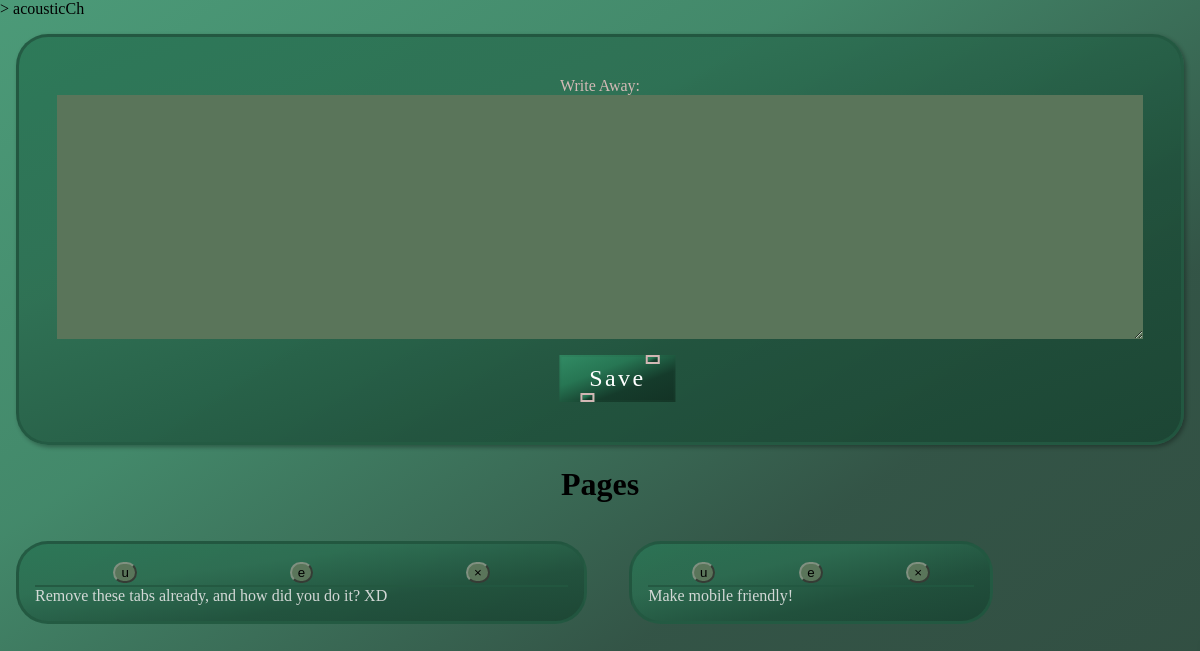
/ (signed in), run on an earlier commit of the app's database.
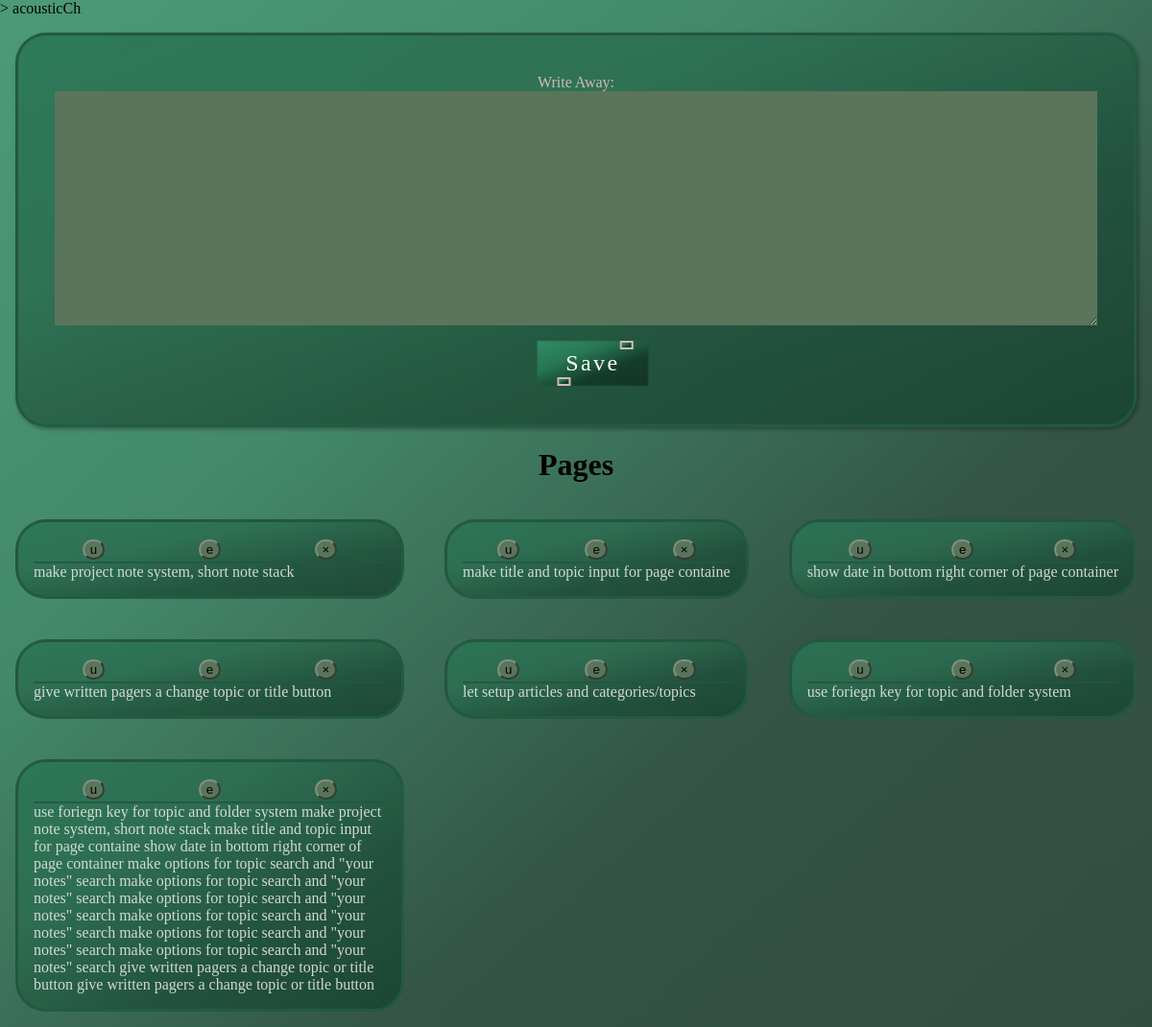
And on a later commit of the database.
### website/models.py (models this page shows)
class User(db.Model, UserMixin):
    id = db.Column(db.Integer, primary_key=True)
    email = db.Column(db.String(100), unique=True)
    password = db.Column(db.String(100))
    username = db.Column(db.String(30))
    pages = db.relationship("Pages")

class Pages(db.Model):
    id = db.Column(db.Integer, primary_key=True)
    data = db.Column(db.String(10000))
    date = db.Column(db.DateTime(timezone=True), default=func.now())
    user_id = db.Column(db.Integer, db.ForeignKey("user.id"))

### website/views.py (the view)
@views.route("/", methods=["GET"])
@login_required
def home():
    return render_template("home.html", user=current_user)

### website/__init__.py (called while the page is built)
def create_app():
    app = Flask(__name__)
    app.config["SECRET_KEY"] = "ajsdfklajsdfkl"
    app.config["SQLALCHEMY_DATABASE_URI"] = f"sqlite:///{DB_NAME}"
    db.init_app(app)
    from .views import views
    from .auth import auth
    app.register_blueprint(views, url_prefix="/")
    app.register_blueprint(auth, url_prefix="/")
    from .models import User, Pages, Topics
    create_database(app=app)
    login_manager = LoginManager()
    login_manager.login_view = "auth.sign_in"
    login_manager.init_app(app)
    @login_manager.user_loader
    def load_user(user_id):
        return User.query.get(int(user_id))
    return app

### website/templates/home.html (shortened to what this page needs)
{% extends "base.html" %}
{% block heading1 %} > {{user.username}} {% endblock %}
{% block content %}
<main>
        <form class="page-container" method="POST">
                <div id="page-container">
                        <label for="page">Write Away:</label>
                        <textarea id="page" name="page" wrap="soft"></textarea>
                        <a class="form-button" href="#" onclick="submitNewPage()" style="--self-color:rgba(230, 193, 193, 0.9)">
                                <span>
                                    Save
                                    <i></i>
                                </span>
                            </a>
                </div>
        </form>
        <h1 align="center">Pages</h1>
        <div class="folder">
                {% for new_page in user.pages %}
                <div class="page-card">
                        <div class="page-card-nav">
                                <button type="button" class="close" onClick="#">
                                        <span aria-hidden="true">u</span>
                                </button>
                                <button type="button" class="close" onClick="#">
                                        <span aria-hidden="true">e</span>
                                </button>
                                <button type="button" class="close" onClick="deletePage({{ new_page.id }})">
                                        <span aria-hidden="true">&times;</span>
                                </button>
                        </div>
                        <article>{{ new_page.data }}</article>
                </div>
                {% endfor %}
        </div>
</main>
{% endblock %}

### website/templates/base.html (shortened to what this page needs)
<!DOCTYPE html>
<html lang="en">
<head>
    <link rel="stylesheet" href="../static/default.css"/>
</head>
<body>
    <header>
		{% block heading1 %}<h1>BlogPad</h1>{% endblock %}
	</header>
    {% block content %}{% endblock %}
</body>
</html>

### website/static/default.css (style rules this page uses)
:root { font-size: 16px; --text-color: #000000; --bg-body: linear-gradient(to bottom right, rgba(49, 139, 100, 0.871), rgba(39, 119, 84, 0.871), rgba(21, 59, 43, 0.871), rgba(19, 51, 37, 0.871)); --bg-objects: rgba(90, 117, 90, 1); --bg-obj-container: linear-gradient(to bottom right, rgba(42, 117, 85, 0.871), rgba(44, 109, 81, 0.871), rgba(31, 80, 59, 0.871), rgba(26, 68, 50, 0.871)); --light-text: rgba(230, 230, 230, 0.9); --light-header-text: rgba(230, 193, 193, 0.9); }
html { height: 100%; }
body { height: 100%; background: var(--bg-body); background-repeat: no-repeat; background-attachment: fixed; margin: 0; padding: 0; }
header { display: flex; justify-content: space-between; }
#page { display: absolute; width: 100%; height: 15rem; color: black; background-color: var(--bg-objects); border: none; margin-bottom: 1rem; }
#page-container { display: flex; flex-direction: column; align-items: center; border: 0.2rem solid rgba(35, 88, 65, 0.871); border-radius: 2rem; padding: 2.5rem; margin: 1rem; color: var(--light-header-text); background-image: var(--bg-obj-container); box-shadow: 2px 2px 4px .2px rgba(0, 0, 0, .3); }
.folder { display: grid; grid-template-columns: auto auto auto; gap: 10px; }
.page-card { border: 0.2rem solid rgba(35, 88, 65, 0.871); border-radius: 2rem; margin: 1rem 1rem; background-image: var(--bg-obj-container); padding: 1rem; color: var(--light-text); }
.page-card-nav { display: flex; justify-content: space-around; padding: 2px; border-bottom: 2px solid rgba(35, 88, 65, 0.871); }
.close { background-color: rgb(90, 117, 90); border-color: #809080; border-radius: 3rem; }
.form-button { display: flex; justify-content: center; transform: translateX(15%); max-width: 50%; position: relative; background: var(--bg-body); color: #fff; text-decoration: none; font-size: 1.5em; letter-spacing: 0.1em; padding: 10px 30px; transition: 0.5s; }
.form-button::before { content: ""; position: absolute; inset: 2px; background: var(--bg-body); }
.form-button span { position: relative; z-index: 1; }
.form-button i { position: absolute; inset: 0; display: block; }
.form-button i::before { content: ""; position: absolute; top: -10px; left: 90%; width: 10px; height: 5px; border: 2px solid var(--self-color); background: var(--bg-body); transition: 0.5s; transform: translateX(45%); }
.form-button i::after { content: ""; position: absolute; bottom: -10px; left: -15%; width: 10px; height: 5px; border: 2px solid var(--self-color); background: var(--bg-body); transition: 0.5s; }

What changed in the data, as far as the page shows it:
removed Pages: data "Remove these tabs already, and how did you do it? XD"
removed Pages: data "Make mobile friendly!"
added Pages: data "make project note system, short note stack"
added Pages: data "make title and topic input for page containe"
added Pages: data "show date in bottom right corner of page container"
added Pages: data "give written pagers a change topic or title button"
added Pages: data "let setup articles and categories/topics"
added Pages: data "use foriegn key for topic and folder system"
added Pages: data "use foriegn key for topic and folder system make project note system, short note stack make title and topic input for page containe show date in bottom right corner of page container make options for topic search and \"your notes\" search make options for topic search and \"your notes\" search make options for topic search and \"your notes\" search make options for topic search and \"your notes\" search make options for topic search and \"your notes\" search make options for topic search and \"your notes\" search give written pagers a change topic or title button give written pagers a change topic or title button"
